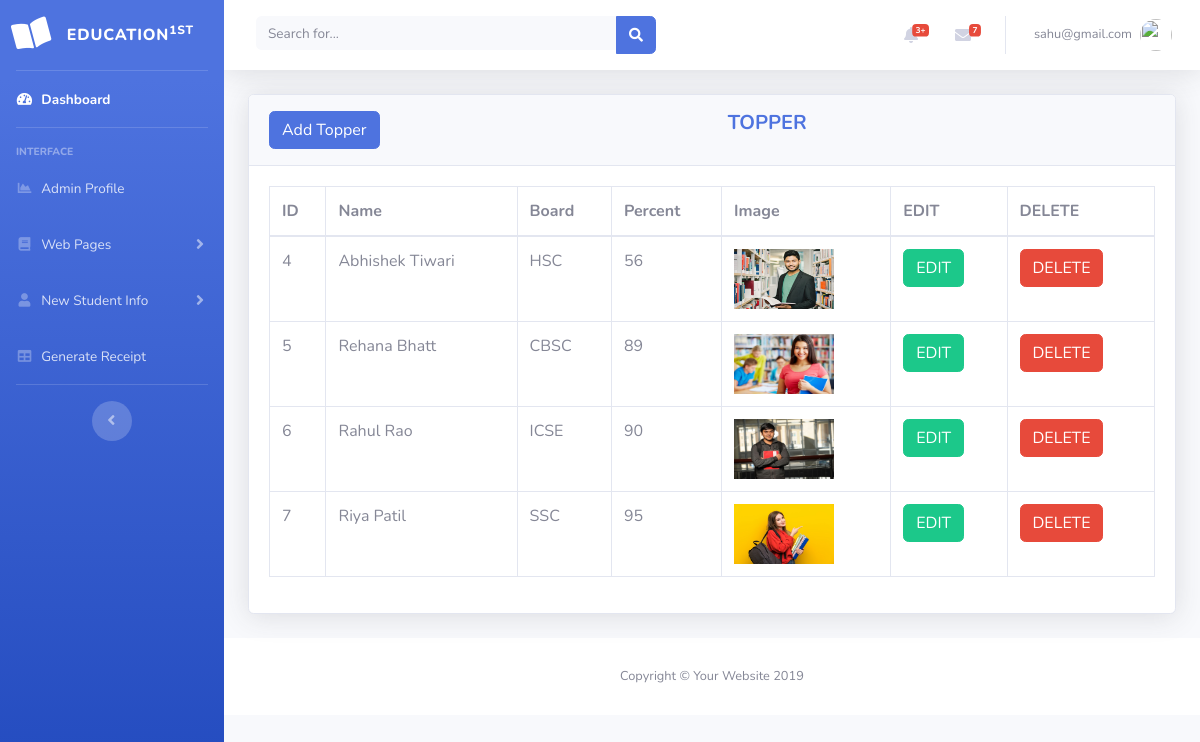
/admin/topper.php (signed in), run on the app's committed database.
### tables this page shows
CREATE TABLE IF NOT EXISTS `topper` (
  `id` int(11) NOT NULL AUTO_INCREMENT,
  `s_name` varchar(255) NOT NULL,
  `board` varchar(255) NOT NULL,
  `percent` int(11) NOT NULL,
  `images` varchar(255) NOT NULL,
  PRIMARY KEY (`id`)
);

### admin/topper.php (the view, shortened to what this page needs)
<?php
include('security.php');
include('includes/header.php');
include('includes/navbar.php');
?>
<div class="container-fluid">
<div class="card shadow mb-4">
  <div class="card-header py-3">
    <h5 class="m-0 font-weight-bold text-primary text-center">TOPPER
            <button type="button" class="btn btn-primary float-left" data-toggle="modal" data-target="#faculityModel">
              Add Topper
            </button>
    </h5>
  </div>
  <div class="card-body">
            <div class="table-responsive">
            <?php
                $query = "SELECT * FROM topper";
                $query_run = mysqli_query($connection, $query);
            ?>
                <table class="table table-bordered" id="dataTable" width="100%" cellspacing="0">
                    <thead>
                        <tr>
                            <th> ID </th>
                            <th> Name </th>
                            <th>Board</th>
                            <th>Percent</th>
                            <th>Image</th>
                            <th>EDIT</th>
                            <th>DELETE</th>
                        </tr>
                    </thead>
                    <tbody>
                        <?php
                        if(mysqli_num_rows($query_run) > 0)
                        {
                            while($row = mysqli_fetch_assoc($query_run))
                            {
                        ?>
                            <tr>
                                <td><?php  echo $row['id']; ?></td>
                                <td><?php  echo $row['s_name']; ?></td>
                                <td><?php  echo $row['board']; ?></td>
                                <td><?php  echo $row['percent']; ?></td>
                                <td><?php  echo '<img src="upload/'.$row['images'].'" height="60px;" width="100px;" alt="faculty imgage">'?></a></td>
                                <td>
                                    <form action="topper_edit.php" method="post">
                                        <button type="submit" name="edit_btn" class="btn btn-success"> EDIT</button>
                                    </form>
                                </td>
                                <td>
                                    <form action="code.php" method="post">
                                        <button type="submit" name="topper_delete_btn" class="btn btn-danger"> DELETE</button>
                                    </form>
                                </td>
                            </tr>
                        <?php
                            }
                        }
                        else {
                            echo "No Record Found";
                        }
                        ?>
                    </tbody>
                </table>
            </div>
  </div>
</div>
</div>
<?php
include('includes/footer.php');
?>

### data on the page
topper: id "4", s_name "Abhishek Tiwari", board "HSC", percent "56", images (picture)
topper: id "5", s_name "Rehana Bhatt", board "CBSC", percent "89", images (picture)
topper: id "6", s_name "Rahul Rao", board "ICSE", percent "90", images (picture)
topper: id "7", s_name "Riya Patil", board "SSC", percent "95", images (picture)

### other printed values
$_SESSION['username'] "sahu@gmail.com"
